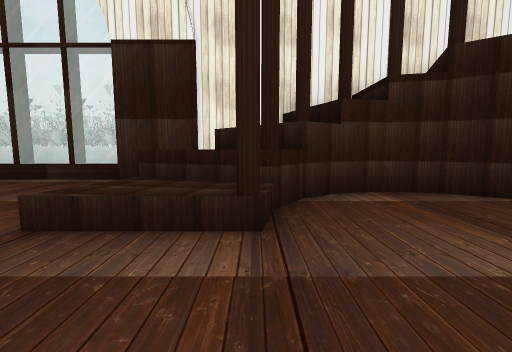
view 1 (above)

16 first-person views from a walk through a scene from a Unity 3-D project. The camera is 0.68 m above the floor, tilts 6° down and sees 90° across. The floor is counted in squares, 1 m on a side. Each view is taken from the middle of a square. On the plan, view 1 faces up. The plan holds only what a view shows up to about 9 squares ahead; the rest is blank. The player character is not drawn. Some surface patterns are stand-ins.

view 2
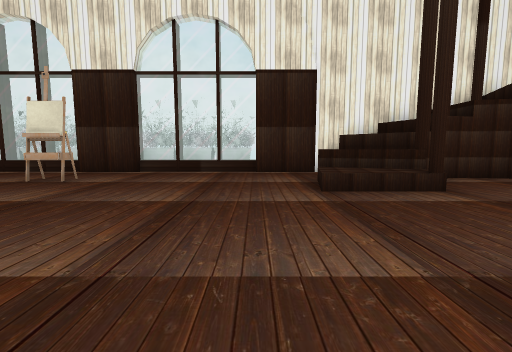

view 3
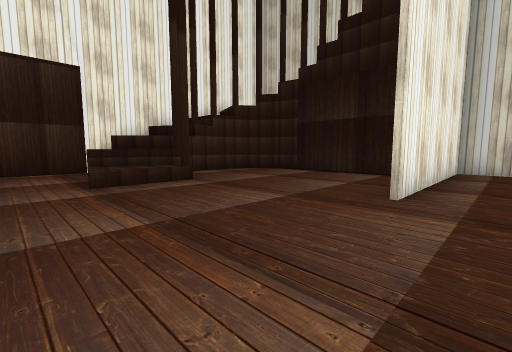

view 4
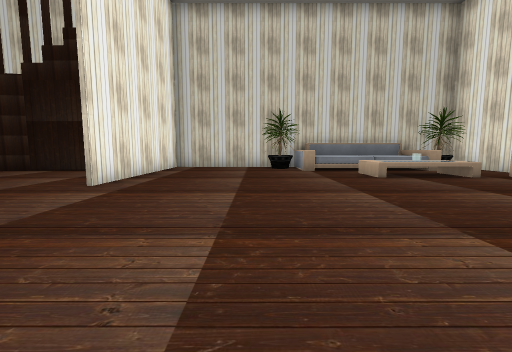

view 5
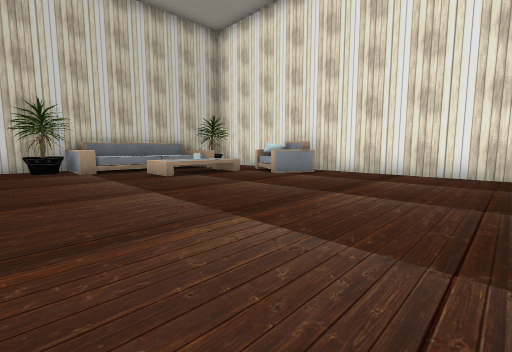

view 6
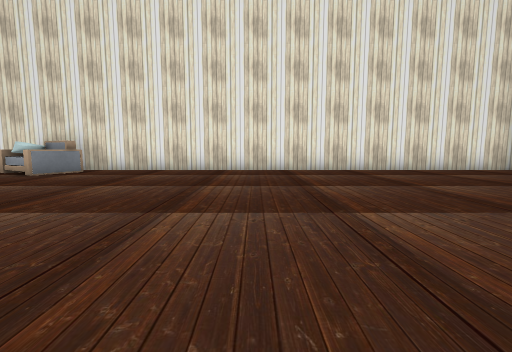

view 7
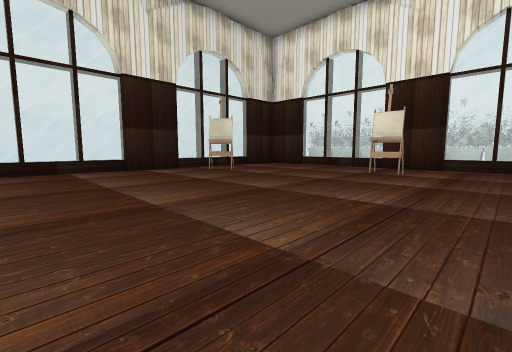

view 8
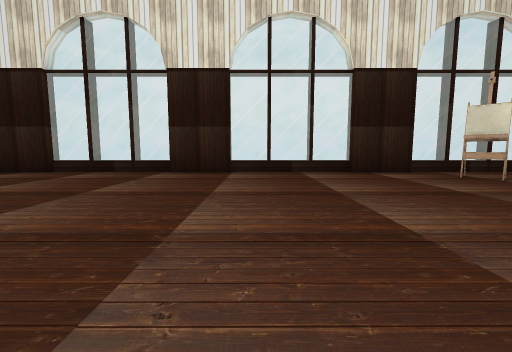

view 9
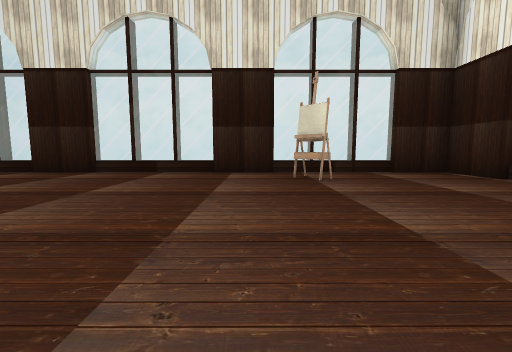

view 10
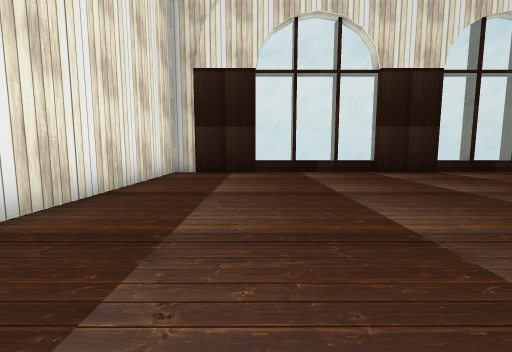

view 11
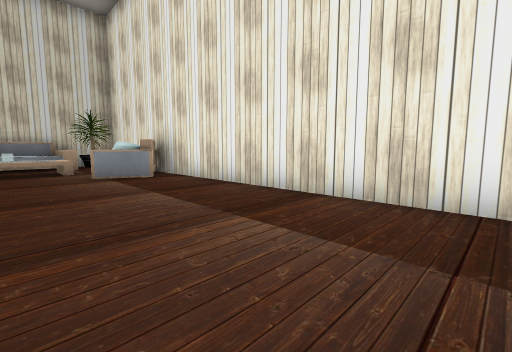

view 12
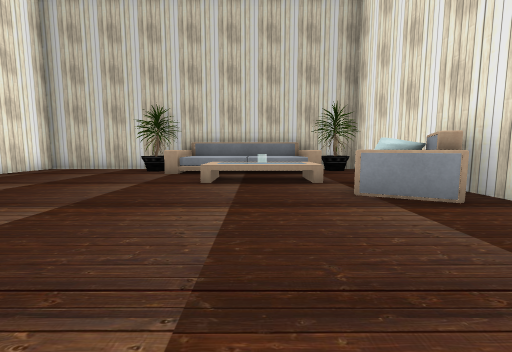

view 13
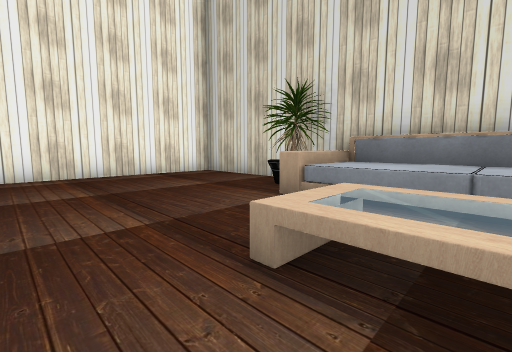

view 14
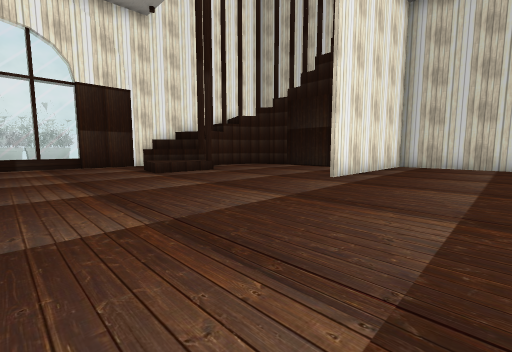

view 15
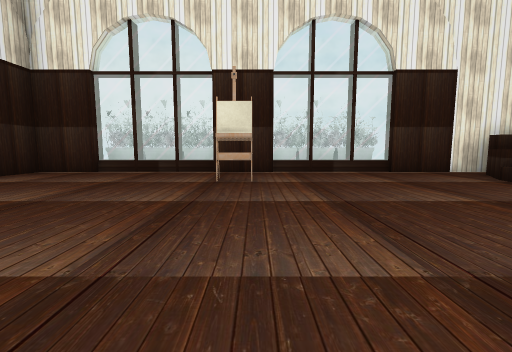

view 16
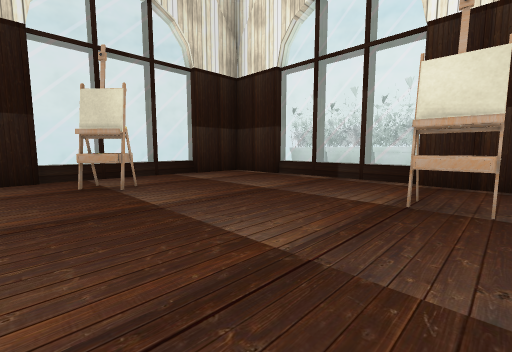

### Floor plan
Points are (right, up) in squares from view 1. A wall is a line through its corners. A room is listed if a view was taken in it or the views show most of it. See-through windows are left out.
Room 1 (views 1, 2, 3, 4, 5, 6, 7, 8, 9, 10, 11, 12, 13, 14, 15, 16)
walls: (0.6, 3.5) (-0.8, 4.9); (4, -0.9) (4, 2.1); (0, 5.6) (-13.4, 5.6) (-13.4, -12.4) (5.8, -12.4) (5.8, -2) (0.6, -2); (4.1, 2) (3.9, 2.8) (3.5, 3.5) (2.8, 3.9) (2.1, 4.1) (1.3, 3.9) (0.6, 3.5) (0.2, 2.8) (-1.6, 3.6) (-0.8, 4.9)
low walls: (0.2, 2.8) (0.1, 2.1) (-1.9, 2.1) (-1.6, 3.6)
objects: other object (-12, 1); other object (0, -12) to (5, -6)

Positions as (right, up) in squares from view 1, and headings:
1: (0, 0), facing up
2: (-3, -2), facing up
3: (-3, -3), facing up-right
4: (-4, -5), facing right
5: (-4, -5), facing down-right
6: (-5, -4), facing down
7: (-5, -4), facing up-left
8: (-6, -4), facing left
9: (-6, 0), facing left
10: (-6, -10), facing left
11: (-6, -9), facing down-right
12: (-3, -9), facing right
13: (1, -9), facing up-right
14: (-5, -5), facing up-right
15: (-7, -2), facing up
16: (-7, 0), facing up-left
